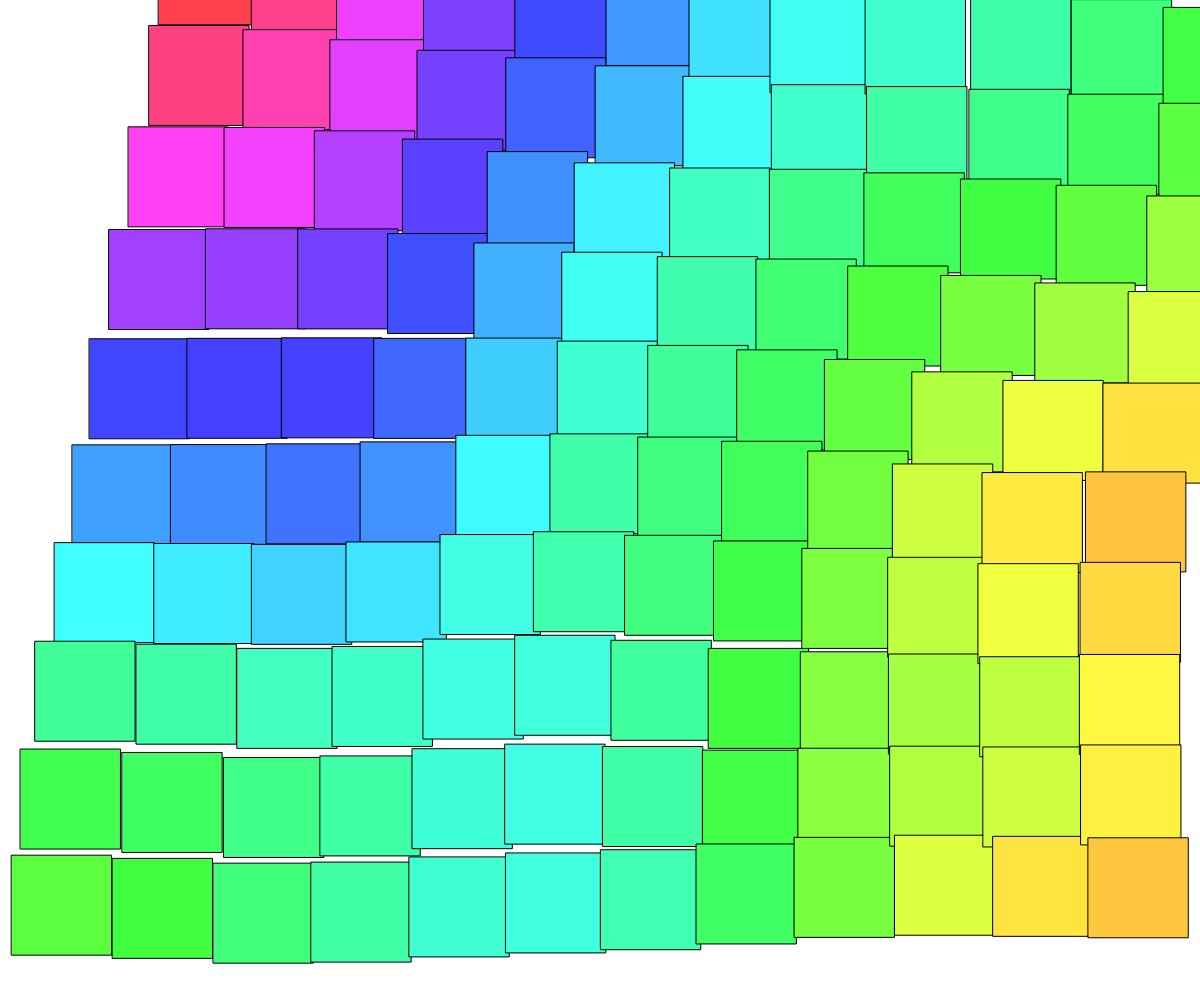
Frame 1 (no input)
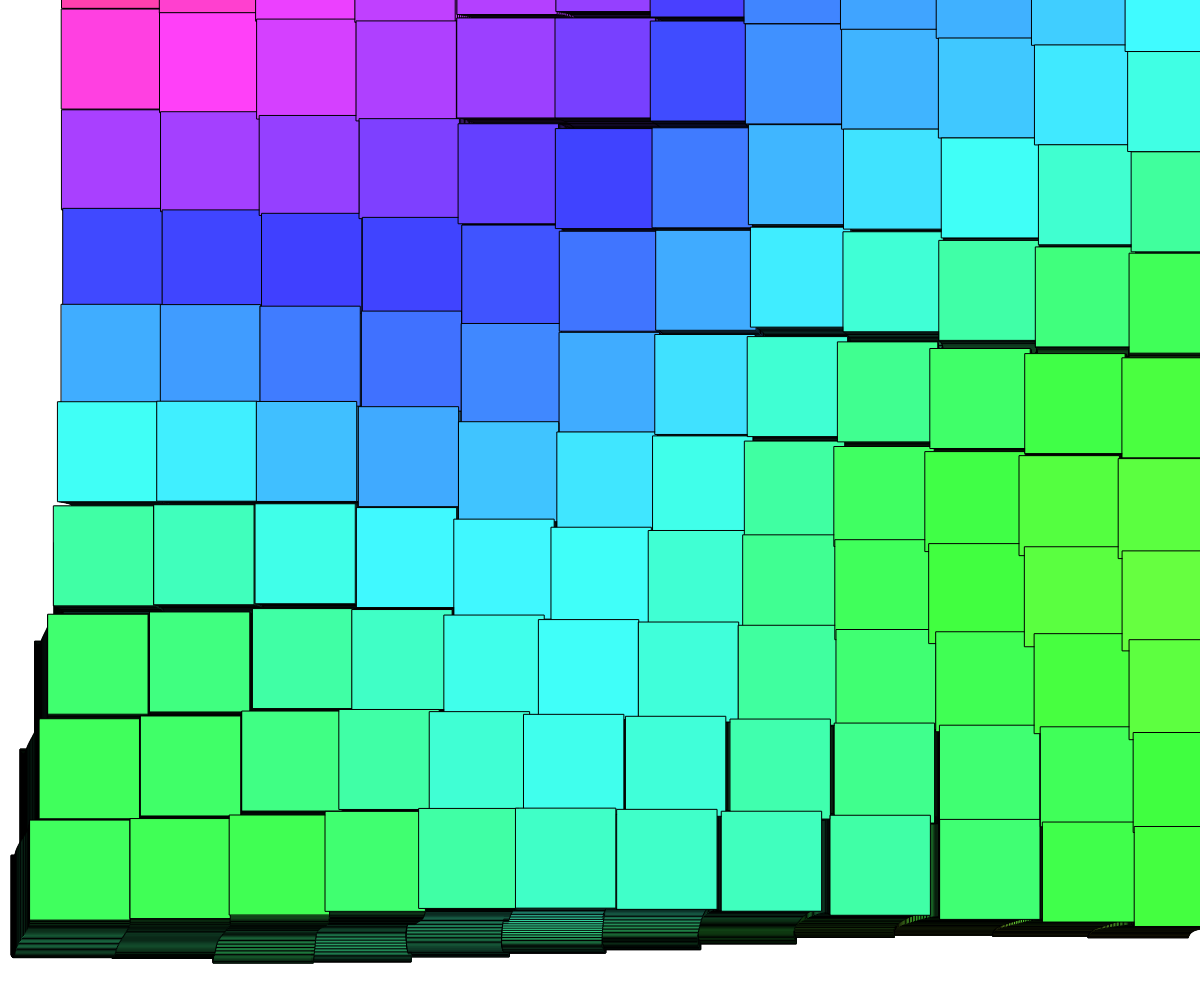
Frame 60 (no input)
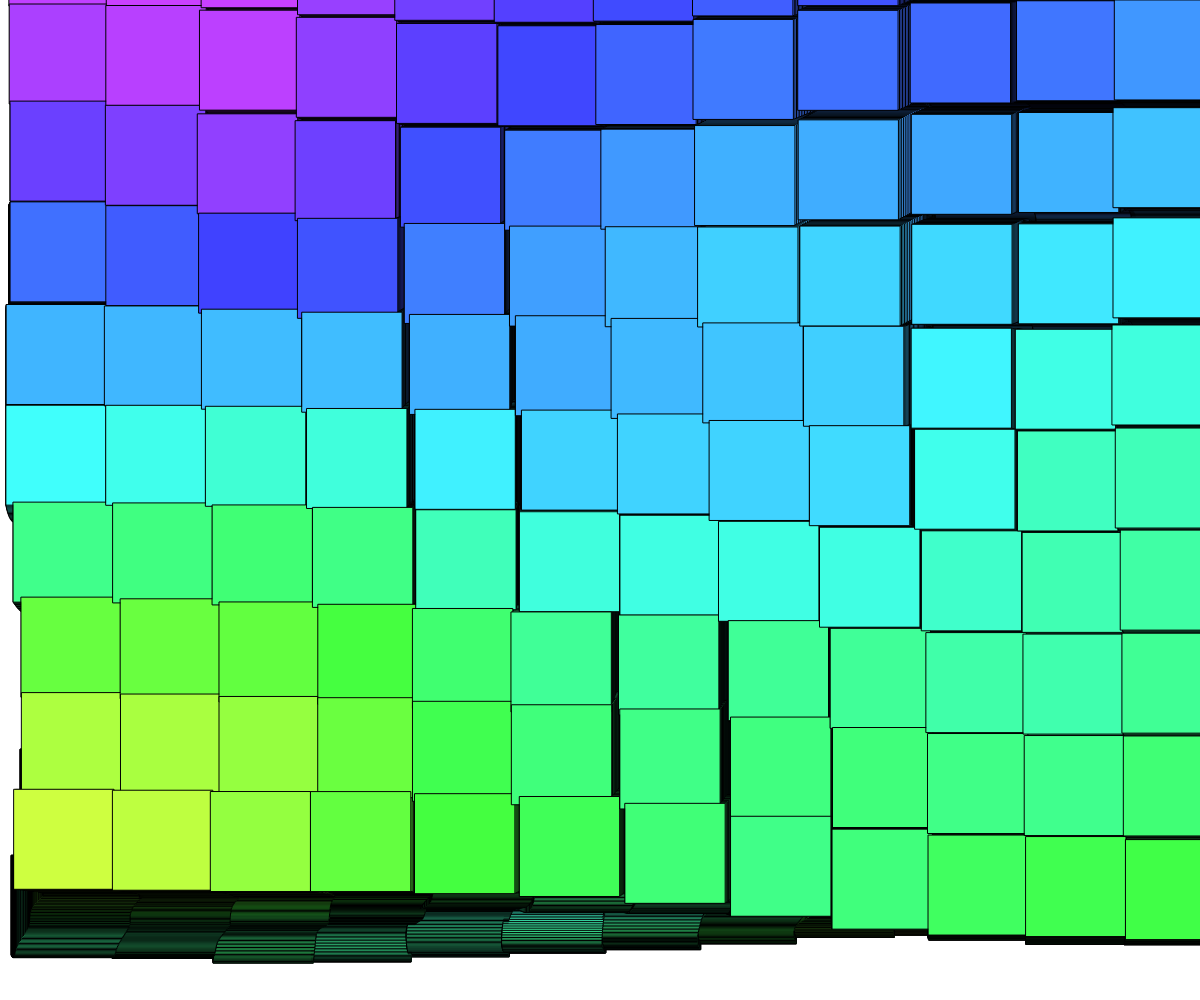
Frame 120 (the mouse pressed at the canvas centre since frame 60)

The p5.js sketch that drew these frames (run headless with seeded random() and noise() and a simulated clock; from frame 60 on, the mouse is pressed at the canvas centre):

// p5.js sketch
// ── sketch.js
const gridSize = 100;
const noiseScale = .0005;
const timeScale = .005;
const maxOff = gridSize;
let time = 0;
const seeds = [];
const numSeeds = 100;
function setup() {
  createCanvas(innerWidth, innerHeight);
  colorMode(HSB);
  for(let i=0;i<numSeeds;i++) {
    seeds.push(random(Number.MAX_SAFE_INTEGER));
  }
}

function uniformNoise(x,y,z) {
  return (2*noise(x,y,z))-.5;
}

function draw() {
  time += timeScale;
  //background(220);
  for(let x=0;x<width;x+=gridSize) {
    for(let y=0;y<height;y+=gridSize) {
      const nx=x*noiseScale;
      const ny=y*noiseScale;
      const nz=time;
      const noise = [];
      for(let i=0;i<3;i++) {
        noiseSeed(seeds[i]);
        noise.push(uniformNoise(nx,ny,nz));
      }
      fill(noise[0]*360,75,100);
      const xoff = (noise[1]*maxOff*2)-maxOff;
      const yoff = (noise[2]*maxOff*2)-maxOff;
      square(x+xoff,y+yoff,gridSize);
    }
  }
}
